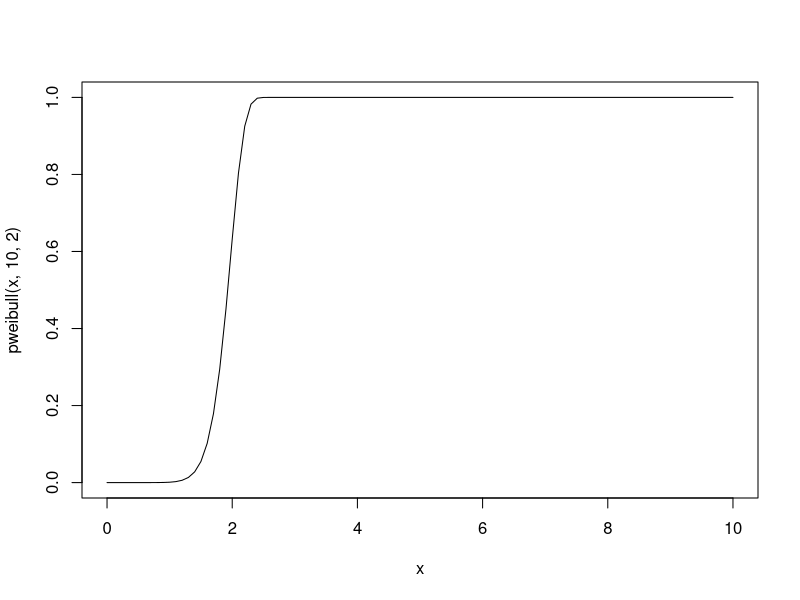

Write the R code that produced this figure. (Note: this script raises an error after producing the figure.)
curve(pweibull(x,10,2),from=0,to=10)
x <- 1:10
y <- pweibull(x,1,2)

require(scales) # trans_new() is in the scales library
inv_cdf_trans = function() trans_new("inv_cdf", function(x) log(qweibull(x,1,1)),
                               function(x) pweibull(exp(x),1,1))


ggplot(data=NULL,aes(x=x,y=y))+geom_point() + coord_trans(x = "log",y = "inv_cdf")

#Weibull Paper with ggplot
weib_trans = function() trans_new("weib_cdf", function(x) log(-log(1-x)),
                                     function(x) 1-exp(-exp(x)))
ggplot(data=NULL,aes(x=x,y=y))  +
  geom_point() +
  coord_trans(x = "log", y = "weib")

#plot on Weibull paper, base R
plot(mod11$days, -log(1-mod11$Fi), log="xy",
     xlab="Time", ylab="ln(1/(1-F(t)))",
     main = "Weibull Q-Q Plot")
mod11=subset(S,model==11)

S$days <- S$time/24

#add fitted line from median of posterior eta and beta
eta11=eta.dat[11,2]
beta11=outb.dat[11,2]

test<-function(x){1-exp(-(x*24/eta11)^beta11)}
theme_set(theme_bw(base_size=18))
ggplot(data=subset(S,model==11), aes(x=days, y=Fi)) + geom_point() +
  coord_trans(x = "log",y="inv_cdf") + 
  scale_x_continuous(breaks=c(20,40,60,80,100,200,400,800)) +
  scale_y_continuous(breaks=c(.001,.002,.005,.01,.02,.04,.06))+
  stat_function(fun=test)
